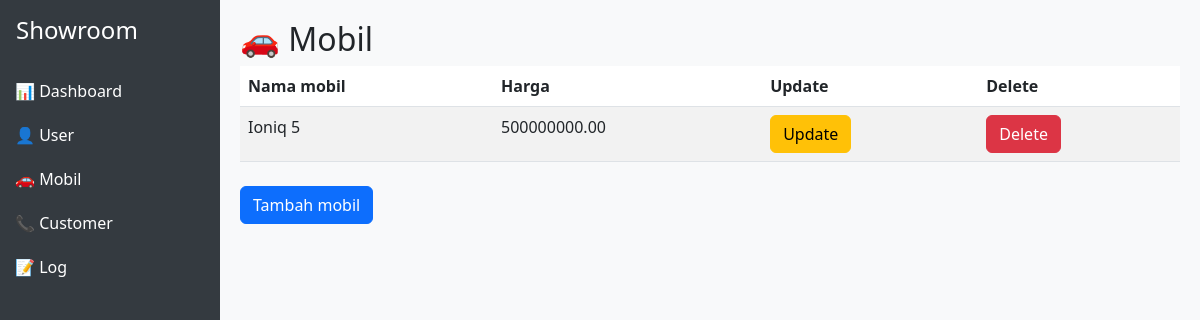
Page /dashboard/car_list/ on the earlier database version.
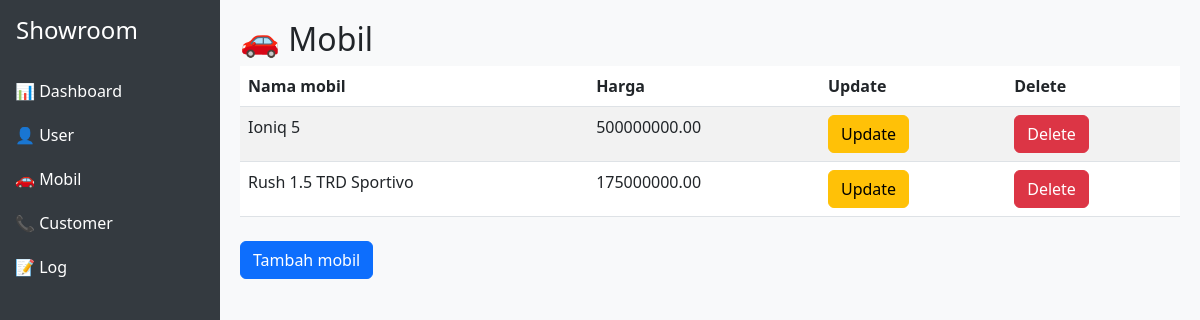
Same page on the later database version.
### cars/models.py (models this page shows, shortened)
class Cars(models.Model):
    id = models.AutoField(primary_key=True)
    nama = models.CharField(max_length=100)
    harga = models.DecimalField(max_digits=12, decimal_places=2)
    merek = models.CharField(max_length=50)
    model = models.CharField(max_length=50)
    tahun = models.IntegerField()
    kilometer = models.IntegerField()
    transmisi = models.CharField(max_length=20, choices=[('auto','Otomatis'), ('manual', 'Manual')])
    jenis_bahan_bakar = models.CharField(max_length=20, choices=[('bensin','Bensin'), ('diesel', 'Diesel'), ('elektrik', 'Elektrik')])
    mesin = models.CharField(max_length=50)
    tempat_duduk = models.IntegerField()
    deskripsi = models.TextField()
    gambar = models.ImageField(upload_to='cars/images/',blank=True, null=True)

### cars/views.py (the view)
# urls.py: path('dashboard/car_list/',dashboard_car_list, name='dashboard_car_list'),
def dashboard_car_list(request):
    context = {
        'cars' : Cars.objects.all()
    }
    return render(request,'cars/dashboard/car_list.html',context)

### cars/templates/cars/dashboard/car_list.html
{% extends "base.html" %}
{% block content %}
<h2>🚗 Mobil</h2>
<table class="table table-striped">
  <thead>
    <tr>
      <th>Nama mobil</th>
      <th>Harga</th>
      <th>Update</th>
      <th>Delete</th>
    </tr>
  </thead>
  <tbody>
    {% for car in cars %}
    <tr>
      <td>{{ car.nama }}</td>
      <td>{{ car.harga }}</td>
      <td><a href="" class="btn btn-warning">Update</td>
      <td><a href="" class="btn btn-danger">Delete</td>
    </tr>
    {% endfor %}
  </tbody>
</table>
<a href="{% url 'create_car'%}" class="btn btn-primary mt-2">Tambah mobil</a>
{% endblock content %}

### templates/base.html (shortened to what this page needs)
<!DOCTYPE html>
<html lang="id">
<head>
  <link href="https://cdn.jsdelivr.net/npm/bootstrap@5.3.0/dist/css/bootstrap.min.css" rel="stylesheet">
</head>
<body>
  <div class="sidebar">
    <h4 class="p-3">Showroom</h4>
    <a href="">📊 Dashboard</a>
    <a href="{% url 'user_list' %}">👤 User</a>
    <a href="{% url 'dashboard_car_list' %}">🚗 Mobil</a>
    <a href="">📞 Customer</a>
    <a href="">📝 Log</a>
  </div>
  <div class="content">
    {% block content %}{% endblock %}
  </div>
</body>
</html>

### templates/base.html (style rules this page uses)
body { min-height: 100vh; display: flex; }
.sidebar { width: 220px; background: #343a40; color: white; }
.sidebar a { color: white; text-decoration: none; display: block; padding: 10px 15px; }
.content { flex-grow: 1; padding: 20px; background: #f8f9fa; }

Differences in the rows shown:
added Cars: nama "Rush 1.5 TRD Sportivo", harga "175000000.00"
